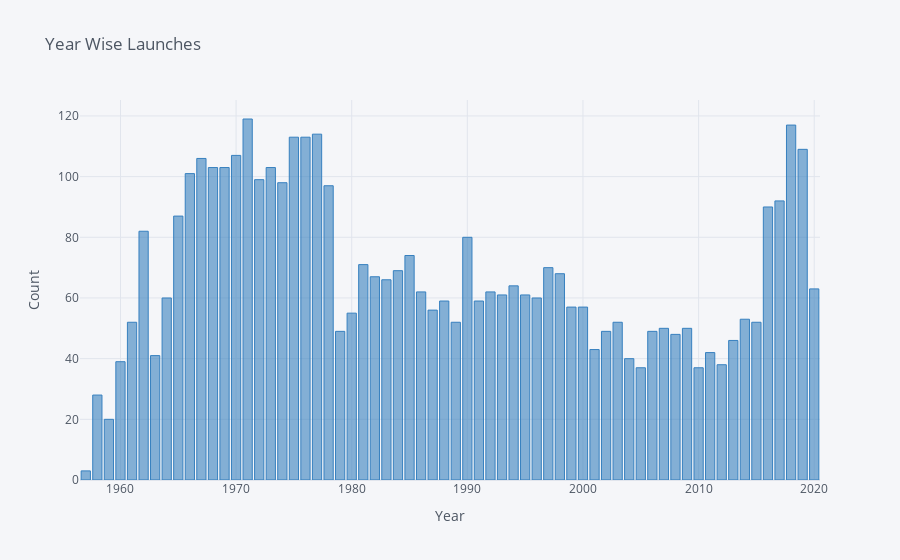

Notebook code for this chart:
### Code cell
t = df['Year'].value_counts()
t.iplot(kind='bar', xTitle = 'Year', yTitle = "Count", title = 'Year Wise Launches', color = 'blue')

### Figure 1 — Plotly figure (JSON) as saved in the notebook; plotly's stock layout.template omitted (floating-point values rounded to 4 significant figures)
{"data": [{"marker": {"color": "rgba(55, 128, 191, 0.6)", "line": {"color": "rgba(55, 128, 191, 1.0)", "width": 1}}, "name": "Year", "orientation": "v", "text": "", "type": "bar", "x": [1971, 2018, 1977, 1976, 1975, 2019, 1970, 1967, 1968, 1969, 1973, 1966, 1972, 1974, 1978, 2017, 2016, 1965, 1962, 1990, 1985, 1981, 1997, 1984, 1998, 1982, 1983, 1994, 2020, 1986, 1992, 1995, 1993, 1996, 1964, 1991, 1988, 2000, 1999, 1987, 1980, 2014, 2003, 1989, 2015, 1961, 2009, 2007, 1979, 2002, 2006, 2008, 2013, 2001, 2011, 1963, 2004, 1960, 2012, 2005, 2010, 1958, 1959, 1957], "y": [119, 117, 114, 113, 113, 109, 107, 106, 103, 103, 103, 101, 99, 98, 97, 92, 90, 87, 82, 80, 74, 71, 70, 69, 68, 67, 66, 64, 63, 62, 62, 61, 61, 60, 60, 59, 59, 57, 57, 56, 55, 53, 52, 52, 52, 52, 50, 50, 49, 49, 49, 48, 46, 43, 42, 41, 40, 39, 38, 37, 37, 28, 20, 3]}], "layout": {"legend": {"bgcolor": "#F5F6F9", "font": {"color": "#4D5663"}}, "paper_bgcolor": "#F5F6F9", "plot_bgcolor": "#F5F6F9", "title": {"font": {"color": "#4D5663"}, "text": "Year Wise Launches"}, "xaxis": {"gridcolor": "#E1E5ED", "showgrid": true, "tickfont": {"color": "#4D5663"}, "title": {"font": {"color": "#4D5663"}, "text": "Year"}, "zerolinecolor": "#E1E5ED"}, "yaxis": {"gridcolor": "#E1E5ED", "showgrid": true, "tickfont": {"color": "#4D5663"}, "title": {"font": {"color": "#4D5663"}, "text": "Count"}, "zerolinecolor": "#E1E5ED"}}}
